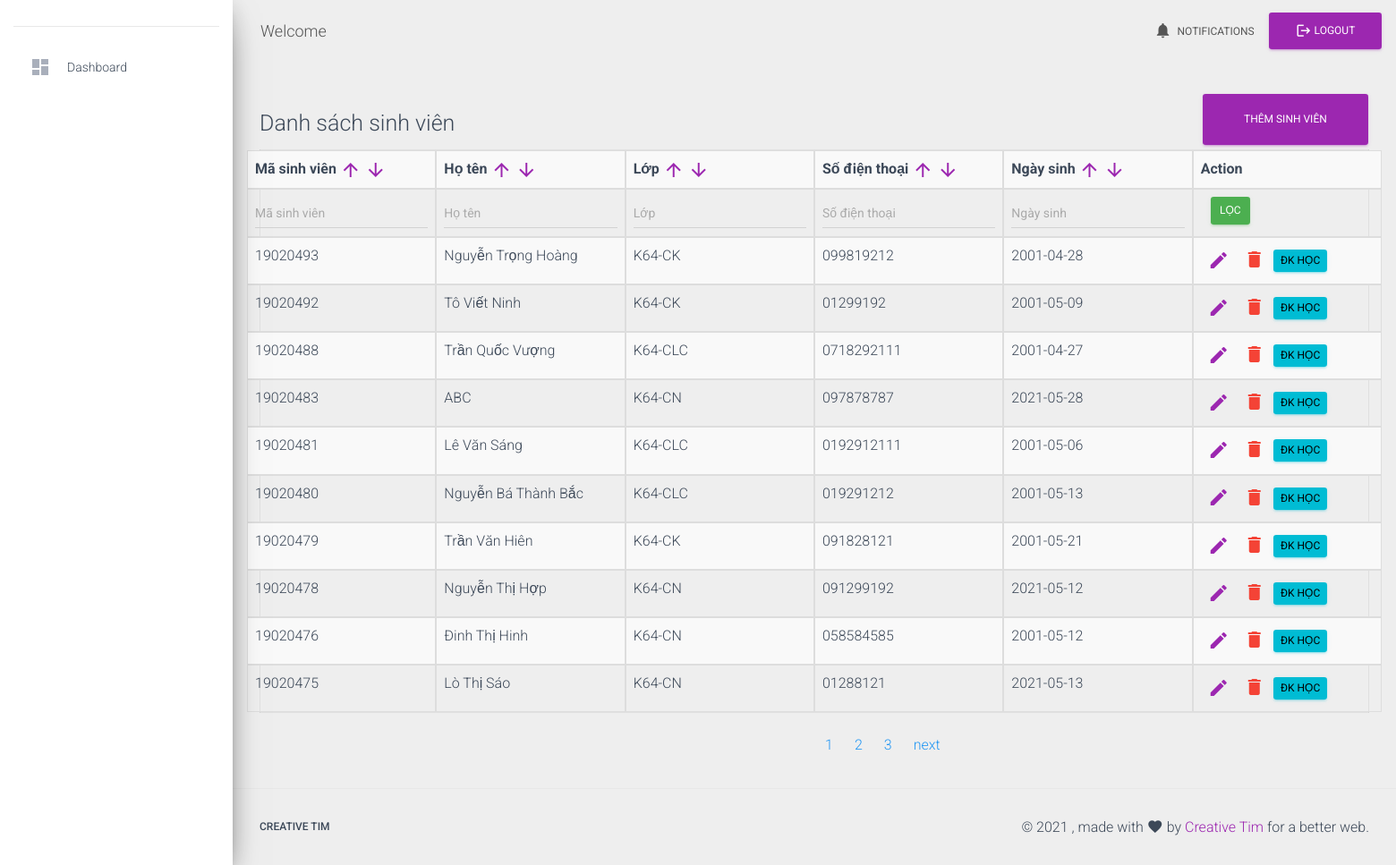
The app's page /manageStudent.php?type=view, older data.
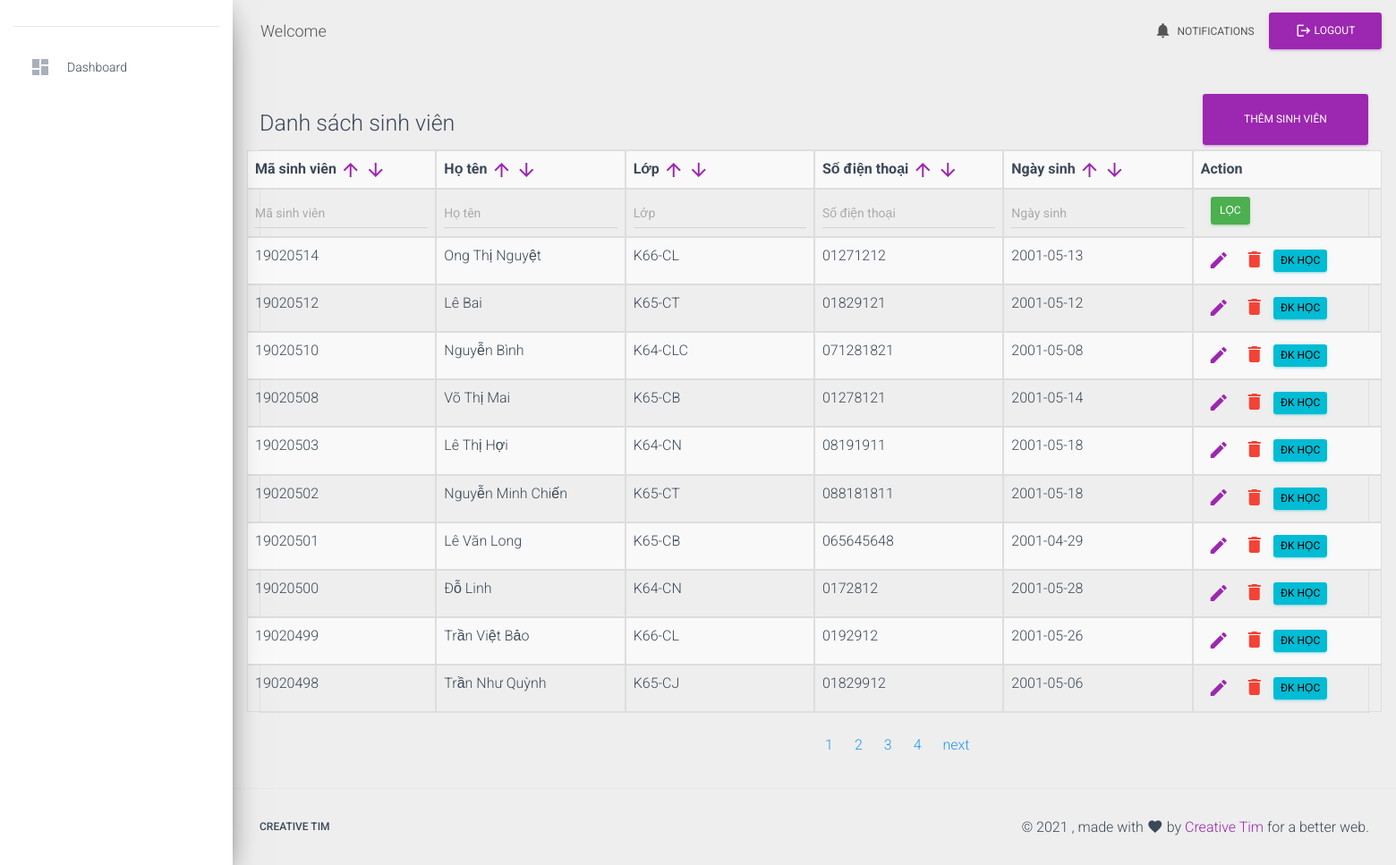
The same page, newer data.
### tables this page shows
CREATE TABLE `students` (
  `id` int(11) NOT NULL,
  `fullName` varchar(50) NOT NULL,
  `classId` int(11) NOT NULL,
  `contactNumber` varchar(11) NOT NULL,
  `dob` date NOT NULL
);

### module/student/queryOnStudent.php (called while the page is built, shortened)
<?php
require_once "function/functions.php";
require_once "./connection.php";
require_once "./models/Student.php";
require_once "./models/User.php";
$studentModels = new Student('');
if (isset($_GET['type'])) {
    $type = $_GET['type'];
    if ($type == 'view') {
        if (isset($_POST['filter'])) {
            $result = filterStudents();
        } else if (isset($_GET['page'])) {
            $page = $_GET['page'];
            $start = ($page - 1) * LIMIT;
            $limit = LIMIT;
            $result = $studentModels->filter("id", "DESC", LIMIT, "$page");
        } else {
            $result = $studentModels->filter("id", "DESC", LIMIT, "1");
        }
        $students = [];
        $index = 0;
        while ($row = $result->fetch_assoc()) {
            $queryClass = selectElementFrom('classes', "*", "id = '$row[classId]'");
            $rowClass = $queryClass->fetch_assoc();
            $students[] = [
                'id' => $row['id'],
                'fullName' => $row['fullName'],
                'className' => $rowClass['className'],
                'contactNumber' => $row['contactNumber'],
                'dob' => $row['dob'],
                'index' => $index
            ];
            $index++;
        }
    } else if ($type == 'add') {
        if (isset($_POST['fullName'])) {
            $dataStudent = array("id" => "NULL",
                "fullname" => "$_POST[fullName]",
                "classId" => "$_POST[selectedClass]",
                "contactNumber" => "$_POST[contactNumber]",
                "dob" => "$_POST[dob]");
            $studentModel = new Student('');
            $studentModel->insert($dataStudent);
            $lastIdStudent = selectLastElement('students');
            $lastId = $lastIdStudent['id'];
            $username = $lastId;
            $salt = generateRandomString();
            $passSalt = md5($lastId . $salt);
            $lastIdUser = selectLastElement('users');
            $insertUserData = array("id" => "NULL",
                "title" => "student",
                "username" => "$username",
                "pass" => "$passSalt",
                "salt" => "$salt",
                "representName" => "$lastIdStudent[fullName]",
                "img-personal" => "NULL"
            );
            $insertedUser = new User();
            if ($insertedUser->insert($insertUserData)) {
                $methodCreate = $_POST['create'];
                    if ($methodCreate == 'create') {
                        header("location: manageStudent.php?type=view&page=1&order=id&direction=DESC&action=added");
                    } else if ($methodCreate == 'continue') {
                        header("location: manageStudent.php?type=view&page=1&order=id&direction=DESC&action=added");
                } else {
                    echo "<script>alert('Thêm tài khoản thất bại')</script>";
                }
            }
        }
        $selectClass = createSelectClasses();
        $view_file_name = 'module/student/add.php';
    } else if ($type == 'edit' && isset($_GET['for'])) {
        $updateStatus = -1;
        $id = $_GET['for'];
        $oldDataStudent = new Student("$id");
        $oldData = $oldDataStudent->get();
        if (isset($_POST['id1'])) {
            $updateStudent = new Student("$id");
            $updateStatus = $updateStudent->update(array($_POST['fullName'], $_POST['contactNumber'], $_POST['dob'], $_POST['selectedClass']));
            header("location: manageStudent.php?type=view&action=edited");
        }
        $selectClass = createSelectClasses($oldData['classId']);
        $view_file_name = 'module/student/edit.php';
    } else if ($type == 'delete' && isset($_GET['for'])) {
        $updateStatus = -1;
        $id = $_GET['for'];
        $deletedStudent = new Student("$id");
        if ($deletedStudent->delete()) {
            header("location: manageStudent.php?type=view&action=deleted");
        } else {
            header("location: manageStudent.php?type=view&action=noAction");
        }
    } else {
        die('Unhandled');
    }
}

### models/BaseModel.php (called while the page is built, shortened)
<?php
abstract class BaseModel
{
    protected $conn;
    protected $table = 'table';
    public function filter($column, $direction = 'DESC', $limit = 10, $page = 1, $table="")
    {
        $condition = '1';
        if ($limit != -1)
        {
            $condition .= ' ORDER BY ' . $column . ' ' . $direction . ' LIMIT ' . ($limit * ($page - 1)) . ', ' . $limit;
        } else {
            $condition .= ' ORDER BY ' . $column . ' ' . $direction;
        }
        if ($table == "" )
        {
            $sqlSelect = "SELECT * FROM {$this->table} WHERE $condition";
        }
        else
        {
            $sqlSelect = "$table";
            if ($limit != -1) {
                $sqlSelect .= " LIMIT " . ($limit * ($page - 1)) . ', ' . $limit;
            }
        }
        return $this->conn->query($sqlSelect);
    }
}

### models/Student.php (called while the page is built, shortened)
<?php
require_once 'BaseModel.php';
class Student extends BaseModel
{
    public function __construct($id)
    {
        global $conn;
        $this->conn = $conn;
    }
}

### module/student/view.php (the view, shortened to what the changed rows need)
<?php
if (count($students) <= 0) {
    echo "0 results";
} else { ?>
    <form method='post' action="#">
        <table style='width: 100%' class='table table-striped table-bordered table-hover'>
            <tr class="row">
                <th class="col-sm-2">Mã sinh viên
                    <a href="manageStudent.php?type=view&page=1&order=id&direction=ASC"
                       class="<?= (checkStatusOrder('id', 'ASC')) ? 'activeDir' : '' ?>">
                        <i class="material-icons">arrow_upward</i>
                    </a>
                    <a href="manageStudent.php?type=view&page=1&order=id&direction=DESC"
                       class="<?= (checkStatusOrder('id', 'DESC')) ? 'activeDir' : '' ?>">
                         <i class="material-icons">arrow_downward</i>
                    </a>
                </th>
                <th class="col-sm-2">Họ tên
                    <a href="manageStudent.php?type=view&page=1&order=name&direction=ASC"
                       class="<?= (checkStatusOrder('name', 'ASC')) ? 'activeDir' : '' ?>">
                        <i class="material-icons">arrow_upward</i>
                    </a>
                    <a href="manageStudent.php?type=view&page=1&order=name&direction=DESC"
                       class="<?= (checkStatusOrder('name', 'DESC')) ? 'activeDir' : '' ?>">
                        <i class="material-icons">arrow_downward</i>
                    </a>
                </th>
                <th class="col-sm-2">Lớp
                    <a href="manageStudent.php?type=view&page=1&order=class&direction=ASC"
                       class="<?= (checkStatusOrder('class', 'ASC')) ? 'activeDir' : '' ?>">
                        <i class="material-icons">arrow_upward</i>
                    </a>
                    <a href="manageStudent.php?type=view&page=1&order=class&direction=DESC"
                       class="<?= (checkStatusOrder('class', 'DESC')) ? 'activeDir' : '' ?>">
                        <i class="material-icons">arrow_downward</i>
                    </a>
                </th>
                <th class="col-sm-2">Số điện thoại
                    <a href="manageStudent.php?type=view&page=1&order=contactNumber&direction=ASC"
                       class="<?= (checkStatusOrder('contactNumber', 'ASC')) ? 'activeDir' : '' ?>">
                        <i class="material-icons">arrow_upward</i>
                    </a>
                    <a href="manageStudent.php?type=view&page=1&order=contactNumber&direction=DESC"
                       class="<?= (checkStatusOrder('contactNumber', 'DESC')) ? 'activeDir' : '' ?>">
                        <i class="material-icons">arrow_downward</i>
                    </a>
                </th>
                <th class="col-sm-2">Ngày sinh
                    <a href="manageStudent.php?type=view&page=1&order=dob&direction=ASC"
                       class="<?= (checkStatusOrder('dob', 'ASC')) ? 'activeDir' : '' ?>">
                        <i class="material-icons">arrow_upward</i>
                    </a>
                    <a href="manageStudent.php?type=view&page=1&order=dob&direction=DESC"
                       class="<?= (checkStatusOrder('dob', 'DESC')) ? 'activeDir' : '' ?>">
                        <i class="material-icons">arrow_downward</i>
                    </a>
                </th>
                <th class="col-sm-2">Action</th>
            </tr>
            <tr class="row">
                <th class="col-sm-2">
                    <input name="studentId" class="form-control" type="text" placeholder="Mã sinh viên">
                </th>
                <th class="col-sm-2">
                    <input name="studentName" class="form-control" type="text" placeholder="Họ tên">
                </th>
                <th class="col-sm-2">
                    <input name="className" class="form-control" type="text" placeholder="Lớp">
                </th>
                <th class="col-sm-2">
                    <input name="contactNumber" class="form-control" type="text" placeholder="Số điện thoại">
                </th>
                <th class="col-sm-2">
                    <input name="dob" class="form-control" type="text" placeholder="Ngày sinh">
                </th>
                <th class="col-sm-2">
                    <input type="submit" class="btn btn-success" value="Lọc" style="padding: 7px 10px; margin: 0px 11px" name="filter">
                </th>
            </tr>
            <?php
             foreach ($students as $row) {
                 echo "<tr class='row'>";
                 $query = getActionForm('manageStudent.php', $row['id'], true, true, "", true, false, $row['id']);
                 echo "<td class='col-sm-2'>$row[id]</td>
                        <td class='col-sm-2'>$row[fullName]</td>
                        <td class='col-sm-2'>$row[className]</td>
                        <td class='col-sm-2'>$row[contactNumber]</td>
                        <td class='col-sm-2'>$row[dob]</td>
                        <td class='col-sm-2'>$query</td>
                        </tr>";
             }
            ?>
        </table>
    </form>
<?php
    $selectStudents = selectElementFrom("students", "*", "1");
    $total_pages = ceil($selectStudents->num_rows / 10);
    $pagLink = "<ul class='pagination'>";
    $page = isset($_GET['page']) ? $_GET['page'] : 0;
        for ($i=1; $i<=$total_pages; $i++) {
            $pagLink .= "<li class='page-item'>";
            if (isset($_GET['page']) && $_GET['page'] == $i) {
                if (isset($_GET['order'])) {
                    $pagLink .= "<a class='page-link active' href='manageStudent.php?type=view&order=$_GET[order]&direction=$_GET[direction]&page=".$i."'>".$i."</a>";
                } else {
                    $pagLink .= "<a class='page-link active' href='manageStudent.php?type=view&page=".$i."'>".$i."</a>";
                }
            } else {
                if (isset($_GET['order'])) {
                    $pagLink .= "<a class='page-link' href='manageStudent.php?type=view&direction=$_GET[direction]&order=$_GET[order]&page=".$i."'>".$i."</a>";
                } else {
                    $pagLink .= "<a class='page-link' href='manageStudent.php?type=view&page=".$i."'>".$i."</a>";
                }
            }
            $pagLink .= "</li>";
        }
    if ($page < $total_pages) {
        $pagLink .= "<li class='page-item'>
        <a class='page-link'
                href='manageStudent.php?type=view&direction=$_GET[direction]&order=$_GET[order]&page=".($page + 1)."'>".'next'."
        </a>
    </li>";
    }
        echo $pagLink . "</ul>";
     }

### function/functions.php (shortened to what the changed rows need)
<?php
function getActionForm($originLink, $id, $edit = true, $delete = true, $deletedElement = "", $regis = false, $addCourse = false, $studentId = "", $combine = "")
{
    $res = "<ul style='display: flex'>";
    if ($edit) {
        $res .= "
                <li class='item'>
                <a class='nav-link' href='$originLink?type=edit&for=$id'>
                <i class='material-icons'>edit</i>
                </a></li>";
    }
    if ($delete) {
        if ($deletedElement == '') {
            $url = "$originLink?type=delete&for=$id";
        } else if ($deletedElement != '') {
            $url = "$originLink?type=delete&for=$id&ele=$deletedElement";
        }
        $res .= '<li class="item" onClick="confirmDelete(\'' . $url . '\')" id="delete_item">
                <i class="material-icons text-danger" style="cursor: pointer; padding: 0.25rem 0.5rem">delete</i>
                </li>';
    }
    if ($regis) {
        $res .= "
                <li class='item'>
                    <a class='btn btn-info' href='queryOnRegister.php?type=view&for=$studentId' style='color:black; padding: 0.25rem 0.5rem;'>ĐK học</a>
                </li>";
    }
    $res .= "</ul>";
    return $res;
}
function selectElementFrom($table, $element = '*', $condition = "1", $limit = "")
{
    global $conn;
    $sqlSelect = "SELECT $element FROM $table WHERE $condition $limit";
    $query = $conn->query($sqlSelect);
    return $query;
}
        ?>
        <?php
function checkStatusOrder($order, $direction)
{
    return false;
}
?>

Row changes from the older to the newer data that the page shows:
no longer on this page (row unchanged): students: id "19020493", fullName "Nguyễn Trọng Hoàng", row "K64-CK", contactNumber "099819212", dob "2001-04-28"
no longer on this page (row unchanged): students: id "19020492", fullName "Tô Viết Ninh", row "K64-CK", contactNumber "01299192", dob "2001-05-09"
no longer on this page (row unchanged): students: id "19020488", fullName "Trần Quốc Vượng", row "K64-CLC", contactNumber "0718292111", dob "2001-04-27"
no longer on this page (row unchanged): students: id "19020483", fullName "ABC", row "K64-CN", contactNumber "097878787", dob "2021-05-28"
no longer on this page (row unchanged): students: id "19020481", fullName "Lê Văn Sáng", row "K64-CLC", contactNumber "0192912111", dob "2001-05-06"
no longer on this page (row unchanged): students: id "19020480", fullName "Nguyễn Bá Thành Bắc", row "K64-CLC", contactNumber "019291212", dob "2001-05-13"
no longer on this page (row unchanged): students: id "19020479", fullName "Trần Văn Hiên", row "K64-CK", contactNumber "091828121", dob "2001-05-21"
no longer on this page (row unchanged): students: id "19020478", fullName "Nguyễn Thị Hợp", row "K64-CN", contactNumber "091299192", dob "2021-05-12"
no longer on this page (row unchanged): students: id "19020476", fullName "Đinh Thị Hinh", row "K64-CN", contactNumber "058584585", dob "2001-05-12"
no longer on this page (row unchanged): students: id "19020475", fullName "Lò Thị Sáo", row "K64-CN", contactNumber "01288121", dob "2021-05-13"
added students: id "19020514", fullName "Ong Thị Nguyệt", row "K66-CL", contactNumber "01271212", dob "2001-05-13"
added students: id "19020512", fullName "Lê Bai", row "K65-CT", contactNumber "01829121", dob "2001-05-12"
added students: id "19020510", fullName "Nguyễn Bình", row "K64-CLC", contactNumber "071281821", dob "2001-05-08"
added students: id "19020508", fullName "Võ Thị Mai", row "K65-CB", contactNumber "01278121", dob "2001-05-14"
added students: id "19020503", fullName "Lê Thị Hợi", row "K64-CN", contactNumber "08191911", dob "2001-05-18"
added students: id "19020502", fullName "Nguyễn Minh Chiến", row "K65-CT", contactNumber "088181811", dob "2001-05-18"
added students: id "19020501", fullName "Lê Văn Long", row "K65-CB", contactNumber "065645648", dob "2001-04-29"
added students: id "19020500", fullName "Đỗ Linh", row "K64-CN", contactNumber "0172812", dob "2001-05-28"
added students: id "19020499", fullName "Trần Việt Bảo", row "K66-CL", contactNumber "0192912", dob "2001-05-26"
added students: id "19020498", fullName "Trần Như Quỳnh", row "K65-CJ", contactNumber "01829912", dob "2001-05-06"
Text that changed along with them:
new list line: "4"
